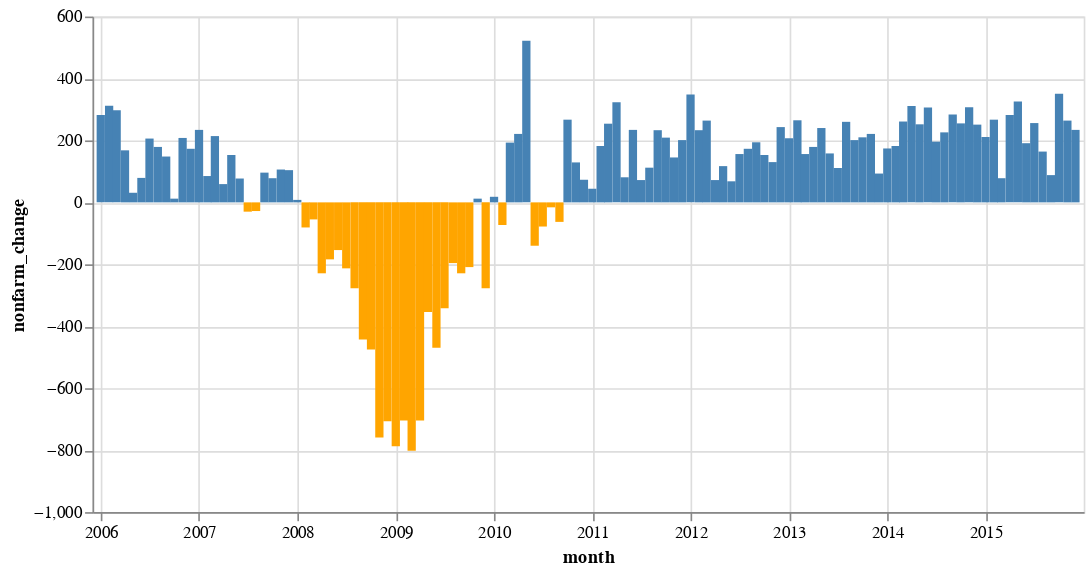

The cell this chart's notebook holds for it:
### Markdown cell above
#### Bar Chart with Negative Values

### Code cell
import altair as alt
from vega_datasets import data

source = data.us_employment()

alt.Chart(source).mark_bar().encode(
    x="month:T",
    y="nonfarm_change:Q",
    color=alt.condition(
        alt.datum.nonfarm_change > 0,
        alt.value("steelblue"),  # The positive color
        alt.value("orange")  # The negative color
    )
).properties(width=600)
